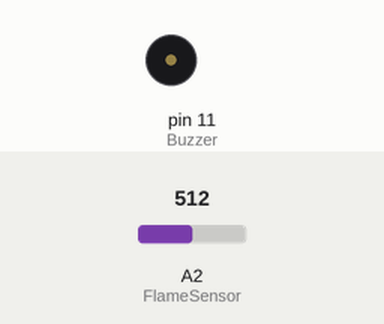
This sketch was run on a simulated Arduino Uno, built with avr-gcc and run on an emulated ATmega328P. Shown: buzzer (waves = sounding). Inputs (shaded band) come from the test bench; at power-on: A2 (FlameSensor) = 512. The modem accepts every AT command (registered, SIM ready, sends succeed) and sends nothing else; what the sketch prints to the serial monitor is not drawn.

Above: at 1.8 s.
1.9 s: A2 (FlameSensor) set to 216
3.4 s: A2 (FlameSensor) set to 192
At 4.3 s:
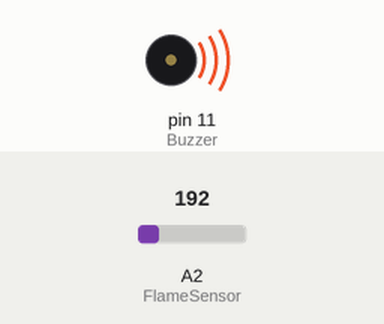
Timing chart, 0 to 6.4 s (numbered marks = the images above; inputs shaded):
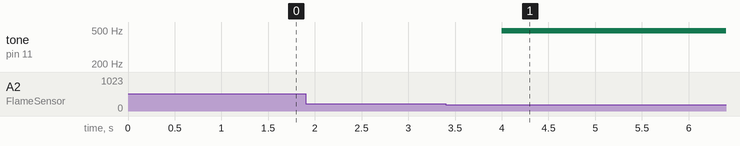

Measured:
- the behaviour switches between 201 and 200 on A2 (FlameSensor) (found by bisection; images 0 and 1)
- after the input at 1.9 s, every drawn part: stays the same
- after the input at 3.4 s, tone on pin 11 (Buzzer): silent → 490 Hz after 0.60 s

The sketch:

FireAlert.ino
```cpp
#include <SoftwareSerial.h>
SoftwareSerial SIM800(10, 9); // gsm module connected here


const int FlameSensor = A2; // Flame Sensor
const int Buzzer = 11; // Alarm/light can be connected with this Buzzer
const int threshold=200; // sensitivity
int flamesensevalue=0; //value to be compared for sensitivity
String textForSMS;


void setup() {

randomSeed(analogRead(0));
Serial.begin(9600);
SIM800.begin(9600); // original 19200. while enter 9600 for sim800A
Serial.println(" logging time completed!");
pinMode(FlameSensor, INPUT);
pinMode(Buzzer, OUTPUT);

}

void loop() {
flamesensevalue=analogRead(FlameSensor);

  if (flamesensevalue<=threshold) //
  {
  textForSMS =  "\nFire Detected!";
  analogWrite(Buzzer, 200);
  sendSMS(textForSMS);
  Serial.println(textForSMS);
  Serial.println("message sent.");
  delay(8000);

     SIM800.println("AT"); //Once the handshake test is successful, i t will back to OK
  updateSerial();

 SIM800.println("ATD+ +639053524787;"); //  change ZZ with country code and xxxxxxxxxxx with phone number to dial
  updateSerial();
  delay(20000); // wait for 20 seconds...
  SIM800.println("ATH"); //hang up
  updateSerial();
  }
  else
  {
  digitalWrite(Buzzer, LOW);
  delay(1000);
  }


}


void sendSMS(String message)
{

SIM800.println("AT"); //Once the handshake test is successful, it will back to OK
  updateSerial();

  SIM800.println("AT+CMGF=1"); // Configuring TEXT mode
  updateSerial();
  SIM800.println("AT+CMGS=\"+639453395681\"");//change ZZ with country code and xxxxxxxxxxx with phone number to sms
  updateSerial();
  SIM800.print("A Fire has been detected in your home at San Antonio, Kabac, Bantayan, Cebu. Please be calm and patient as the system will call the fire department within 8 seconds. Please return immediately to your house."); //text content
  updateSerial();
  SIM800.write(26);
  delay(100);                                     // give module time to send SMS


}


void updateSerial()
{
  delay(500);
  while (Serial.available())
  {
    SIM800.write(Serial.read());//Forward what Serial received to Software Serial Port
  }
  while(SIM800.available())
  {
    Serial.write(SIM800.read());//Forward what Software Serial received to Serial Port
  }
}
```
